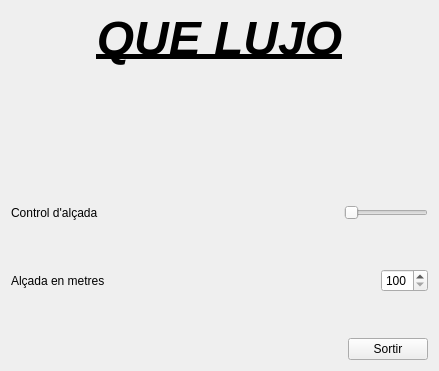
<?xml version="1.0" encoding="UTF-8"?>
<ui version="4.0">
 <class>MyForm</class>
 <widget class="QWidget" name="MyForm">
  <property name="geometry">
   <rect>
    <x>0</x>
    <y>0</y>
    <width>439</width>
    <height>371</height>
   </rect>
  </property>
  <property name="windowTitle">
   <string>Form</string>
  </property>
  <layout class="QHBoxLayout" name="horizontalLayout_4">
   <item>
    <layout class="QVBoxLayout" name="verticalLayout_3">
     <item>
      <widget class="QLabel" name="label">
       <property name="text">
        <string>&lt;html&gt;&lt;head/&gt;&lt;body&gt;&lt;p align=&quot;center&quot;&gt;&lt;span style=&quot; font-size:36pt; font-weight:600; font-style:italic; text-decoration: underline;&quot;&gt;QUE LUJO&lt;/span&gt;&lt;/p&gt;&lt;/body&gt;&lt;/html&gt;</string>
       </property>
      </widget>
     </item>
     <item>
      <spacer name="verticalSpacer_3">
       <property name="orientation">
        <enum>Qt::Vertical</enum>
       </property>
       <property name="sizeHint" stdset="0">
        <size>
         <width>20</width>
         <height>40</height>
        </size>
       </property>
      </spacer>
     </item>
     <item>
      <layout class="QVBoxLayout" name="verticalLayout_2">
       <item>
        <layout class="QVBoxLayout" name="verticalLayout">
         <item>
          <layout class="QHBoxLayout" name="horizontalLayout">
           <item>
            <widget class="QLabel" name="label_2">
             <property name="text">
              <string>Control d'alçada</string>
             </property>
            </widget>
           </item>
           <item>
            <spacer name="horizontalSpacer">
             <property name="orientation">
              <enum>Qt::Horizontal</enum>
             </property>
             <property name="sizeHint" stdset="0">
              <size>
               <width>40</width>
               <height>20</height>
              </size>
             </property>
            </spacer>
           </item>
           <item>
            <widget class="QSlider" name="horizontalSlider">
             <property name="sizePolicy">
              <sizepolicy hsizetype="Fixed" vsizetype="Fixed">
               <horstretch>0</horstretch>
               <verstretch>0</verstretch>
              </sizepolicy>
             </property>
             <property name="minimum">
              <number>100</number>
             </property>
             <property name="maximum">
              <number>240</number>
             </property>
             <property name="orientation">
              <enum>Qt::Horizontal</enum>
             </property>
             <property name="invertedAppearance">
              <bool>false</bool>
             </property>
             <property name="invertedControls">
              <bool>false</bool>
             </property>
            </widget>
           </item>
          </layout>
         </item>
         <item>
          <spacer name="verticalSpacer">
           <property name="orientation">
            <enum>Qt::Vertical</enum>
           </property>
           <property name="sizeHint" stdset="0">
            <size>
             <width>20</width>
             <height>40</height>
            </size>
           </property>
          </spacer>
         </item>
         <item>
          <layout class="QHBoxLayout" name="horizontalLayout_2">
           <item>
            <widget class="QLabel" name="label_3">
             <property name="text">
              <string>Alçada en metres</string>
             </property>
            </widget>
           </item>
           <item>
            <spacer name="horizontalSpacer_2">
             <property name="orientation">
              <enum>Qt::Horizontal</enum>
             </property>
             <property name="sizeHint" stdset="0">
              <size>
               <width>40</width>
               <height>20</height>
              </size>
             </property>
            </spacer>
           </item>
           <item>
            <widget class="QSpinBox" name="spinBox">
             <property name="minimum">
              <number>100</number>
             </property>
             <property name="maximum">
              <number>240</number>
             </property>
            </widget>
           </item>
          </layout>
         </item>
        </layout>
       </item>
       <item>
        <spacer name="verticalSpacer_2">
         <property name="orientation">
          <enum>Qt::Vertical</enum>
         </property>
         <property name="sizeHint" stdset="0">
          <size>
           <width>20</width>
           <height>40</height>
          </size>
         </property>
        </spacer>
       </item>
       <item>
        <layout class="QHBoxLayout" name="horizontalLayout_3">
         <item>
          <spacer name="horizontalSpacer_3">
           <property name="orientation">
            <enum>Qt::Horizontal</enum>
           </property>
           <property name="sizeHint" stdset="0">
            <size>
             <width>40</width>
             <height>20</height>
            </size>
           </property>
          </spacer>
         </item>
         <item>
          <widget class="QPushButton" name="pushButton">
           <property name="text">
            <string>Sortir</string>
           </property>
          </widget>
         </item>
        </layout>
       </item>
      </layout>
     </item>
    </layout>
   </item>
  </layout>
 </widget>
 <resources/>
 <connections>
  <connection>
   <sender>horizontalSlider</sender>
   <signal>valueChanged(int)</signal>
   <receiver>spinBox</receiver>
   <slot>setValue(int)</slot>
   <hints>
    <hint type="sourcelabel">
     <x>428</x>
     <y>182</y>
    </hint>
    <hint type="destinationlabel">
     <x>414</x>
     <y>252</y>
    </hint>
   </hints>
  </connection>
  <connection>
   <sender>spinBox</sender>
   <signal>valueChanged(int)</signal>
   <receiver>horizontalSlider</receiver>
   <slot>setValue(int)</slot>
   <hints>
    <hint type="sourcelabel">
     <x>393</x>
     <y>254</y>
    </hint>
    <hint type="destinationlabel">
     <x>405</x>
     <y>182</y>
    </hint>
   </hints>
  </connection>
  <connection>
   <sender>pushButton</sender>
   <signal>clicked()</signal>
   <receiver>MyForm</receiver>
   <slot>close()</slot>
   <hints>
    <hint type="sourcelabel">
     <x>354</x>
     <y>348</y>
    </hint>
    <hint type="destinationlabel">
     <x>223</x>
     <y>368</y>
    </hint>
   </hints>
  </connection>
 </connections>
</ui>
